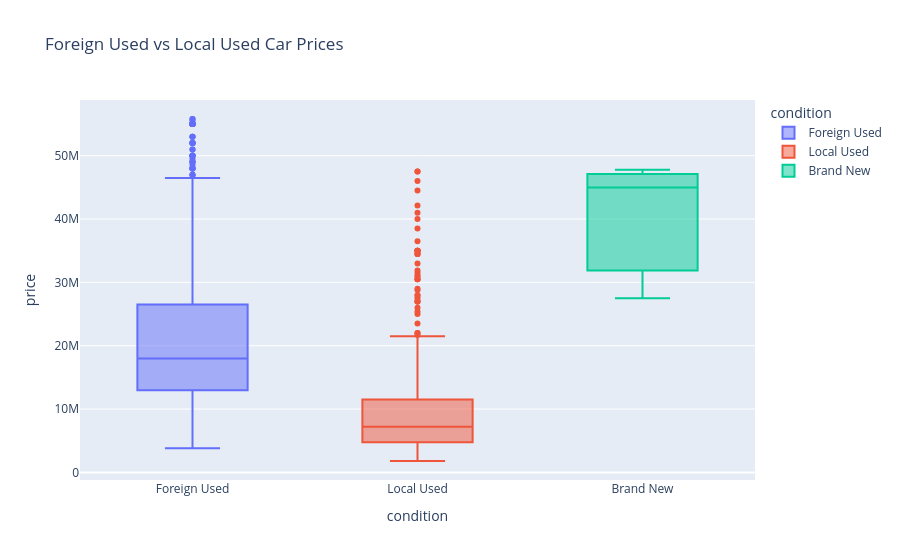

This figure's notebook cell:
### Code cell
fig = px.box(
    jiji,
    x="condition",
    y="price",
    color="condition",
    title="Foreign Used vs Local Used Car Prices"
)

fig.show()

### Figure 1 — Plotly figure (JSON) as saved in the notebook; plotly's stock layout.template omitted (floating-point values rounded to 4 significant figures; data arrays with more than 128 entries replaced by an {"elided": "..."} marker saying what was removed)
{"data": [{"alignmentgroup": "True", "hovertemplate": "condition=%{x}<br>price=%{y}<extra></extra>", "legendgroup": "Foreign Used", "marker": {"color": "#636efa"}, "name": "Foreign Used", "notched": false, "offsetgroup": "Foreign Used", "orientation": "v", "showlegend": true, "type": "box", "x": {"elided": "1272 str values"}, "x0": " ", "xaxis": "x", "y": {"elided": "1272 int values"}, "y0": " ", "yaxis": "y"}, {"alignmentgroup": "True", "hovertemplate": "condition=%{x}<br>price=%{y}<extra></extra>", "legendgroup": "Local Used", "marker": {"color": "#EF553B"}, "name": "Local Used", "notched": false, "offsetgroup": "Local Used", "orientation": "v", "showlegend": true, "type": "box", "x": {"elided": "515 str values"}, "x0": " ", "xaxis": "x", "y": {"elided": "515 int values"}, "y0": " ", "yaxis": "y"}, {"alignmentgroup": "True", "hovertemplate": "condition=%{x}<br>price=%{y}<extra></extra>", "legendgroup": "Brand New", "marker": {"color": "#00cc96"}, "name": "Brand New", "notched": false, "offsetgroup": "Brand New", "orientation": "v", "showlegend": true, "type": "box", "x": ["Brand New", "Brand New", "Brand New"], "x0": " ", "xaxis": "x", "y": [27500000, 45000000, 47800000], "y0": " ", "yaxis": "y"}], "layout": {"boxmode": "overlay", "legend": {"title": {"text": "condition"}, "tracegroupgap": 0}, "title": {"text": "Foreign Used vs Local Used Car Prices"}, "xaxis": {"anchor": "y", "categoryarray": ["Foreign Used", "Local Used", "Brand New"], "categoryorder": "array", "domain": [0, 1], "title": {"text": "condition"}}, "yaxis": {"anchor": "x", "domain": [0, 1], "title": {"text": "price"}}}}
